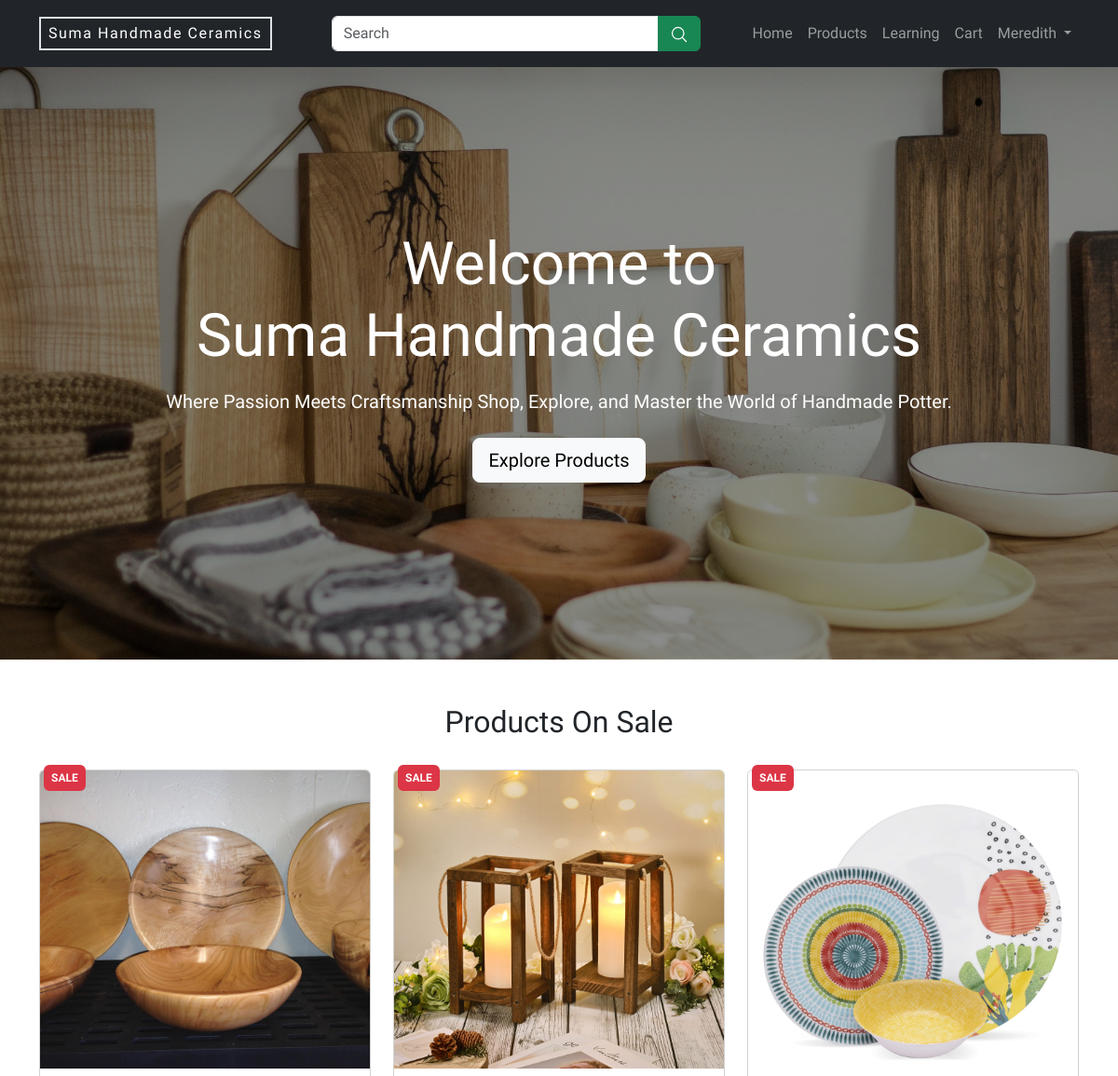
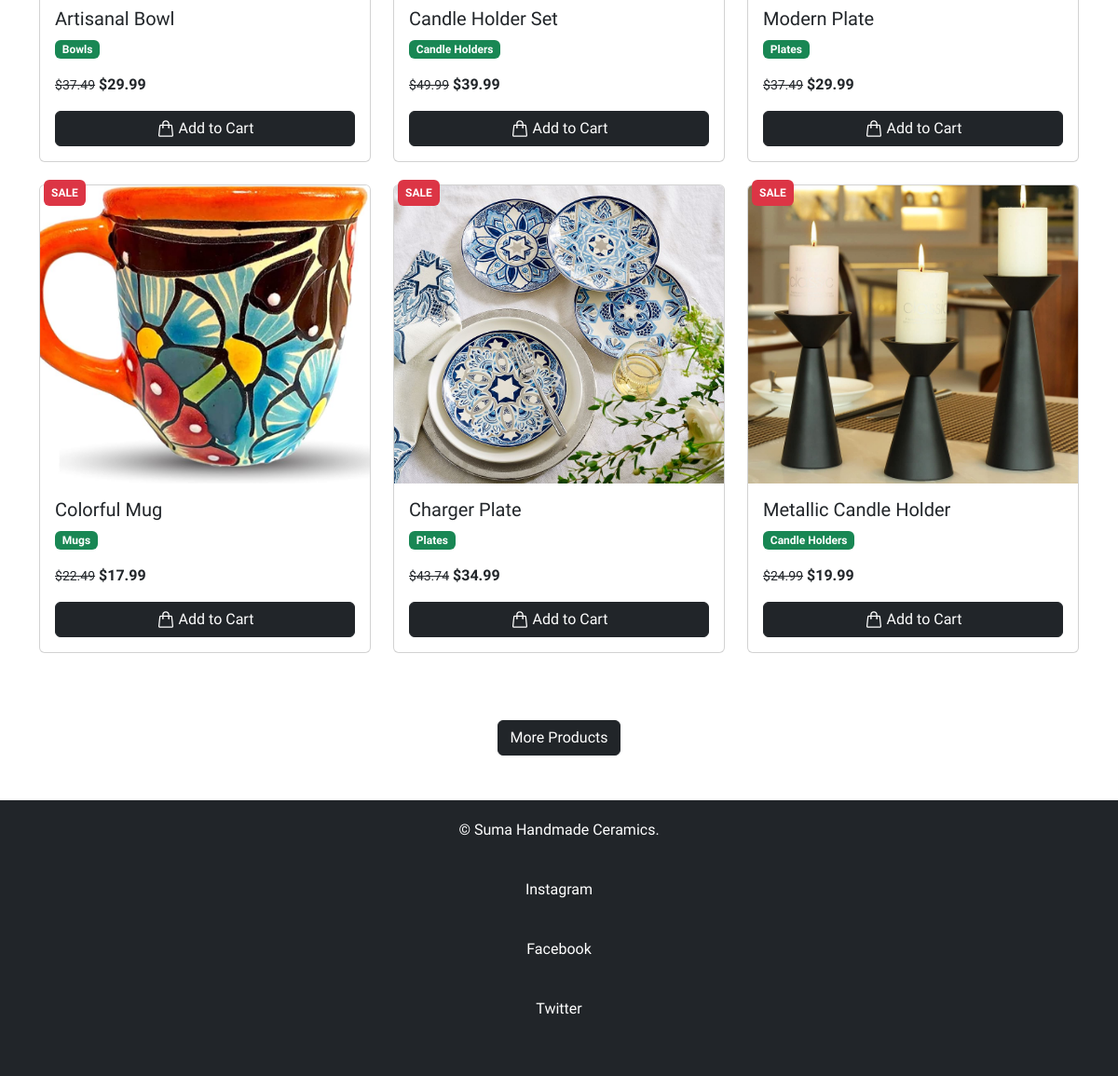
/index.php (signed in), run on the app's committed database (2 pictures, top to bottom).
### tables this page shows
CREATE TABLE products (
  id INT AUTO_INCREMENT PRIMARY KEY,
  title VARCHAR(255) NOT NULL,
  img_url VARCHAR(255) NOT NULL,
  description text NOT NULL,
  category VARCHAR(50) NOT NULL,
  price VARCHAR(10) NOT NULL,
  on_sale TINYINT(1) NOT NULL
);

### classes/db_conn.php (called while the page is built, shortened)
<?php
class DatabaseConn
{
    private $pdo;
    function __construct()
    {
        $pdo = new PDO("mysql:host=".DATABASE_HOST.";dbname=".DATABASE_NAME, DATABASE_USER, DATABASE_PASSWORD)
        or
        die('Database Error Occured');
        $this->pdo = $pdo;
    }
    function get_db_conn(){
        return $this->pdo;
    }
}
?>

### classes/product.php (called while the page is built, shortened)
<?php
class Product
{
    private $db;
    function __construct(PDO $pdo)
    {
        $this->db = $pdo;
    }
    function get_products_on_sale($limit = null)
    {
        $query = "SELECT * FROM products WHERE on_sale = 1";
        $query = $limit ? $query . "  LIMIT $limit" : $query;
        $stmt = $this->db->prepare($query);
        $stmt->execute();
        return $stmt->fetchAll();
    }
}
?>

### includes/card.php (the view, shortened to what this page needs)
<div class="card text-body position-relative">
    <?php if($product[6] == true): ?>
    <span class="badge bg-danger position-absolute top-0 start-0 p-2"
        style="transform: translate(4px, -6px);">SALE</span>
    <?php endif; ?>
    <a href="details.php?pid=<?php echo $product[0]; ?>">
        <img src="<?php echo "images/$product[2]"; ?>"
            class="card-img-top" alt="<?php echo $product[1]; ?>">
    </a>
    <div class="card-body pb-0">
        <h5 class="card-title"><?php echo $product[1]; ?></h5>
        <p class="card-text badge bg-success">
            <?php echo $product[4]; ?>
        </p>
        <p class="card-text">
            <?php if($product[6] == true): ?>
            <del
                class="small">$<?php echo number_format($product[5] + $product[5] * 0.25, 2); ?></del>
            <?php endif; ?>
            <span
                class="fw-bold"><?php echo "$" . $product[5]; ?></span>
        <form method="post" action="cart.php" class="d-inline-block w-100 ">
            <button type="submit" name="add_to_cart" class="btn btn-dark w-100 d-flex align-items-center justify-content-center">
                Add to Cart</button>
        </form>
        </p>
    </div>
</div>

### index.php (shortened to what this page needs)
<?php
include("includes/header.php");
include("classes/db_conn.php");
include("classes/product.php");
$db_conn = new DatabaseConn();
$product = new Product($db_conn->get_db_conn());
$products_on_sale = $product->get_products_on_sale(6);
?>
<section class="banner">
    <div class="container">
        <h1 class="mb-3 display-3">Welcome to <br> Suma Handmade Ceramics</h1>
        <p class="lead mb-4">Where Passion Meets Craftsmanship Shop, Explore,
            and Master the World of Handmade Potter.
        </p>
        <a href="products.php" class="btn btn-light btn-lg">Explore Products</a>
    </div>
</section>
<section class="container py-5">
    <h2 class="mb-4 pb-2 text-center">Products On Sale</h2>
    <div class="row mb-5">
        <?php foreach($products_on_sale as $product) { ?>
            <div class="col-md-4 mb-4">
            <?php include("includes/card.php"); ?>
        </div>
        <?php } ?>
    </div>
    <div class="text-center">
        <a href="products.php" class="btn btn-dark">More Products</a>
    </div>
</section>
<?php include("includes/footer.php"); ?>

### includes/header.php (style rules this page uses)
:root { --bs-body-font-family: "Libre Franklin", sans-serif; }
body { padding-top: 56px; }
.banner { background: linear-gradient(rgba(0, 0, 0, 0.45), rgba(0, 0, 0, 0.45)), url("images/banner.jpg"); background-size: cover; color: #fff; background-position: center; text-align: center; padding: 190px 0; }
.card img { object-fit: cover; height: 320px !important; }

### data on the page
products: on_sale "SALE", img_url (picture), title "Artisanal Bowl", category "Bowls", $product[5] + $product[5] * 0.25 "37.49", price "29.99"
products: on_sale "SALE", img_url (picture), title "Candle Holder Set", category "Candle Holders", $product[5] + $product[5] * 0.25 "49.99", price "39.99"
products: on_sale "SALE", img_url (picture), title "Modern Plate", category "Plates", $product[5] + $product[5] * 0.25 "37.49", price "29.99"
products: on_sale "SALE", img_url (picture), title "Colorful Mug", category "Mugs", $product[5] + $product[5] * 0.25 "22.49", price "17.99"
products: on_sale "SALE", img_url (picture), title "Charger Plate", category "Plates", $product[5] + $product[5] * 0.25 "43.74", price "34.99"
products: on_sale "SALE", img_url (picture), title "Metallic Candle Holder", category "Candle Holders", $product[5] + $product[5] * 0.25 "24.99", price "19.99"

### other printed values
$_SESSION['user_data']['first_name'] "Meredith"
